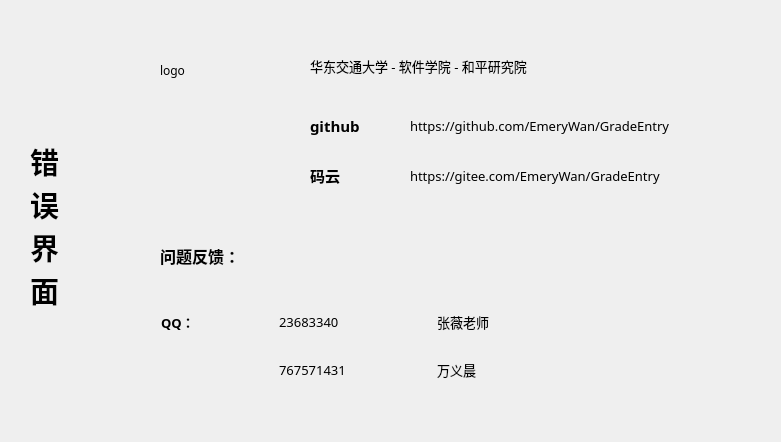
<?xml version="1.0" encoding="UTF-8"?>
<ui version="4.0">
 <class>AboutDialog</class>
 <widget class="QDialog" name="AboutDialog">
  <property name="geometry">
   <rect>
    <x>0</x>
    <y>0</y>
    <width>781</width>
    <height>442</height>
   </rect>
  </property>
  <property name="minimumSize">
   <size>
    <width>781</width>
    <height>442</height>
   </size>
  </property>
  <property name="maximumSize">
   <size>
    <width>781</width>
    <height>442</height>
   </size>
  </property>
  <property name="font">
   <font>
    <family>微软雅黑</family>
   </font>
  </property>
  <property name="windowTitle">
   <string>Dialog</string>
  </property>
  <widget class="QLabel" name="label_logo">
   <property name="geometry">
    <rect>
     <x>160</x>
     <y>30</y>
     <width>81</width>
     <height>81</height>
    </rect>
   </property>
   <property name="minimumSize">
    <size>
     <width>81</width>
     <height>81</height>
    </size>
   </property>
   <property name="maximumSize">
    <size>
     <width>81</width>
     <height>81</height>
    </size>
   </property>
   <property name="font">
    <font>
     <family>微软雅黑</family>
    </font>
   </property>
   <property name="text">
    <string>logo</string>
   </property>
  </widget>
  <widget class="QLabel" name="label_2">
   <property name="geometry">
    <rect>
     <x>310</x>
     <y>50</y>
     <width>331</width>
     <height>31</height>
    </rect>
   </property>
   <property name="font">
    <font>
     <family>微软雅黑</family>
     <pointsize>10</pointsize>
    </font>
   </property>
   <property name="text">
    <string>华东交通大学 - 软件学院 - 和平研究院</string>
   </property>
  </widget>
  <widget class="QLabel" name="label_3">
   <property name="geometry">
    <rect>
     <x>160</x>
     <y>230</y>
     <width>231</width>
     <height>51</height>
    </rect>
   </property>
   <property name="font">
    <font>
     <family>微软雅黑</family>
     <pointsize>12</pointsize>
     <weight>75</weight>
     <bold>true</bold>
    </font>
   </property>
   <property name="text">
    <string>问题反馈：</string>
   </property>
  </widget>
  <widget class="QLabel" name="label_11">
   <property name="geometry">
    <rect>
     <x>310</x>
     <y>110</y>
     <width>81</width>
     <height>31</height>
    </rect>
   </property>
   <property name="font">
    <font>
     <family>微软雅黑</family>
     <pointsize>11</pointsize>
     <weight>75</weight>
     <bold>true</bold>
    </font>
   </property>
   <property name="text">
    <string>github</string>
   </property>
  </widget>
  <widget class="QLabel" name="label_12">
   <property name="geometry">
    <rect>
     <x>310</x>
     <y>160</y>
     <width>71</width>
     <height>31</height>
    </rect>
   </property>
   <property name="font">
    <font>
     <family>微软雅黑</family>
     <pointsize>11</pointsize>
     <weight>75</weight>
     <bold>true</bold>
    </font>
   </property>
   <property name="text">
    <string>码云</string>
   </property>
  </widget>
  <widget class="QLabel" name="label_error">
   <property name="geometry">
    <rect>
     <x>30</x>
     <y>60</y>
     <width>72</width>
     <height>331</height>
    </rect>
   </property>
   <property name="font">
    <font>
     <pointsize>22</pointsize>
     <weight>75</weight>
     <bold>true</bold>
    </font>
   </property>
   <property name="text">
    <string>错
误
界
面</string>
   </property>
  </widget>
  <widget class="QWidget" name="layoutWidget">
   <property name="geometry">
    <rect>
     <x>160</x>
     <y>300</y>
     <width>449</width>
     <height>91</height>
    </rect>
   </property>
   <layout class="QGridLayout" name="gridLayout">
    <item row="0" column="0">
     <widget class="QLabel" name="label_8">
      <property name="minimumSize">
       <size>
        <width>111</width>
        <height>41</height>
       </size>
      </property>
      <property name="maximumSize">
       <size>
        <width>111</width>
        <height>41</height>
       </size>
      </property>
      <property name="font">
       <font>
        <family>微软雅黑</family>
        <pointsize>10</pointsize>
        <weight>75</weight>
        <bold>true</bold>
       </font>
      </property>
      <property name="text">
       <string>QQ：</string>
      </property>
     </widget>
    </item>
    <item row="0" column="1">
     <widget class="QLabel" name="label_6">
      <property name="minimumSize">
       <size>
        <width>151</width>
        <height>41</height>
       </size>
      </property>
      <property name="maximumSize">
       <size>
        <width>151</width>
        <height>41</height>
       </size>
      </property>
      <property name="font">
       <font>
        <family>微软雅黑</family>
        <pointsize>10</pointsize>
       </font>
      </property>
      <property name="text">
       <string>23683340</string>
      </property>
     </widget>
    </item>
    <item row="0" column="2">
     <widget class="QLabel" name="label_9">
      <property name="minimumSize">
       <size>
        <width>171</width>
        <height>41</height>
       </size>
      </property>
      <property name="maximumSize">
       <size>
        <width>171</width>
        <height>41</height>
       </size>
      </property>
      <property name="font">
       <font>
        <family>微软雅黑</family>
        <pointsize>10</pointsize>
       </font>
      </property>
      <property name="text">
       <string>张薇老师</string>
      </property>
     </widget>
    </item>
    <item row="1" column="1">
     <widget class="QLabel" name="label_5">
      <property name="minimumSize">
       <size>
        <width>151</width>
        <height>41</height>
       </size>
      </property>
      <property name="maximumSize">
       <size>
        <width>151</width>
        <height>41</height>
       </size>
      </property>
      <property name="font">
       <font>
        <family>微软雅黑</family>
        <pointsize>10</pointsize>
       </font>
      </property>
      <property name="text">
       <string>767571431</string>
      </property>
     </widget>
    </item>
    <item row="1" column="2">
     <widget class="QLabel" name="label_10">
      <property name="minimumSize">
       <size>
        <width>171</width>
        <height>41</height>
       </size>
      </property>
      <property name="maximumSize">
       <size>
        <width>171</width>
        <height>41</height>
       </size>
      </property>
      <property name="font">
       <font>
        <family>微软雅黑</family>
        <pointsize>10</pointsize>
       </font>
      </property>
      <property name="text">
       <string>万义晨</string>
      </property>
     </widget>
    </item>
   </layout>
  </widget>
  <widget class="QLabel" name="label">
   <property name="geometry">
    <rect>
     <x>410</x>
     <y>110</y>
     <width>321</width>
     <height>31</height>
    </rect>
   </property>
   <property name="font">
    <font>
     <pointsize>10</pointsize>
    </font>
   </property>
   <property name="text">
    <string>https://github.com/EmeryWan/GradeEntry</string>
   </property>
  </widget>
  <widget class="QLabel" name="label_4">
   <property name="geometry">
    <rect>
     <x>410</x>
     <y>160</y>
     <width>321</width>
     <height>31</height>
    </rect>
   </property>
   <property name="font">
    <font>
     <pointsize>10</pointsize>
    </font>
   </property>
   <property name="text">
    <string>https://gitee.com/EmeryWan/GradeEntry</string>
   </property>
  </widget>
 </widget>
 <resources/>
 <connections/>
</ui>
